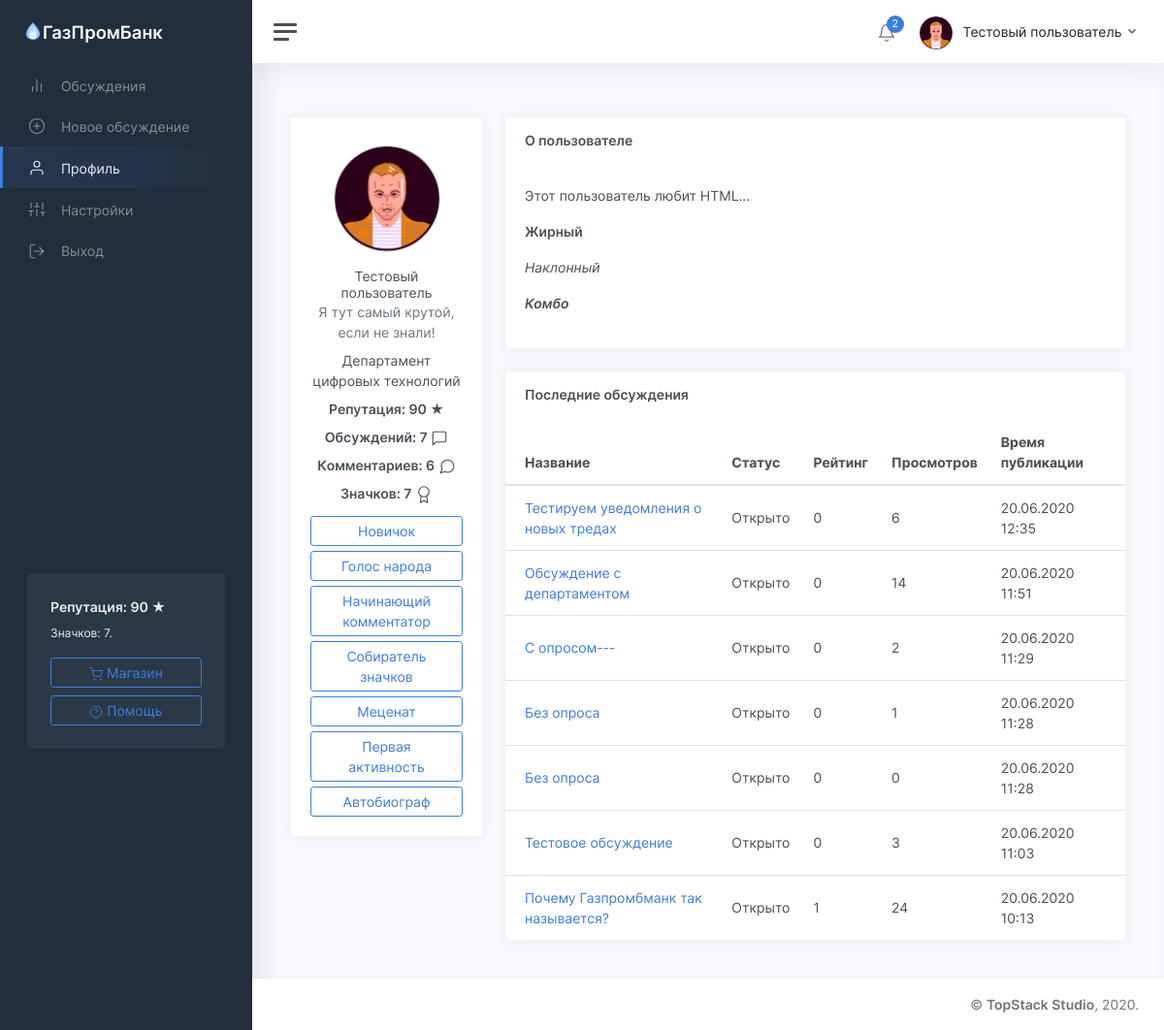
Screenshot of /profile/1 (signed in) with the database file from the repository.
### tables this page shows
CREATE TABLE "users" (
	"id"	INTEGER NOT NULL UNIQUE,
	"password"	TEXT NOT NULL,
	"email"	TEXT NOT NULL UNIQUE,
	"status"	TEXT NOT NULL,
	"rating"	INTEGER NOT NULL,
	"moderator"	INTEGER,
	"blocked"	INTEGER,
	"description"	TEXT,
	"name"	TEXT NOT NULL,
	"avatar"	INTEGER,
	"badges"	TEXT,
	"department"	TEXT,
	PRIMARY KEY("id")
);

CREATE TABLE "threads" (
	"id"	INTEGER NOT NULL UNIQUE,
	"owner"	INTEGER NOT NULL,
	"title"	TEXT NOT NULL,
	"content"	TEXT,
	"date"	INTEGER,
	"up"	INTEGER,
	"down"	INTEGER,
	"views"	INTEGER,
	"status"	TEXT,
	"department"	TEXT,
	PRIMARY KEY("id")
);

### app/views.py (the view)
@app.route('/profile/<identifier>')
def showProfile(identifier):
	user = getUser(session['id'])
	profile = getUser(identifier)
	for x in range(len(profile['badges'])):
		profile['badges'][x] = badgeTypes[profile['badges'][x]][0]
	if profile:
		return render_template('profile.html', profile=profile, user=user, threads=getThreadsByUser(identifier), stats=getStats(identifier))
	else:
		return redirect('/threads?from=profile')

### app/functions.py (called while the page is built)
def getUser(identifier):
	conn = sqlite3.connect(db_path)
	conn.row_factory = sqlite3.Row
	cursor = conn.cursor()
	cursor.execute('SELECT * FROM users where id="%s"' % identifier)
	user = cursor.fetchone()
	if user:
		user = dict(user)
		user['badges'] = json.loads(user['badges'])
		user['notifications'] = getNotifications(identifier)
	return user

def statusToText(status):
	return statuses[status]

def fromTimestamp(timestamp):
	return datetime.utcfromtimestamp(timestamp + 3600 * 3).strftime('%d.%m.%Y %H:%M')

def getThreadsByUser(identifier):
	conn = sqlite3.connect(db_path)
	conn.row_factory = sqlite3.Row
	cursor = conn.cursor()
	cursor.execute('SELECT id, title, date, up, down, status, views FROM threads WHERE owner=%s ORDER BY date DESC' % identifier)
	threads = cursor.fetchall()
	for x in range(len(threads)):
		threads[x] = dict(threads[x])
		threads[x]['status'] = statusToText(threads[x]['status'])
		threads[x]['date'] = fromTimestamp(threads[x]['date'])
	return threads

def getNotifications(user_id):
	conn = sqlite3.connect(db_path)
	conn.row_factory = sqlite3.Row
	cursor = conn.cursor()
	cursor.execute('SELECT * FROM notifications WHERE owner=%s' % user_id)
	notifications = cursor.fetchall()
	for x in range(len(notifications)):
		notifications[x] = dict(notifications[x])
		notifications[x]['date'] = fromTimestamp(notifications[x]['date'])
	notifications.reverse()
	return notifications

def getStats(user_id):
	conn = sqlite3.connect(db_path)
	cursor = conn.cursor()
	cursor.execute('SELECT COUNT(*) FROM threads WHERE owner=%s' % user_id)
	threads = cursor.fetchone()[0]
	cursor.execute('SELECT COUNT(*) FROM comments WHERE owner=%s' % user_id)
	comments = cursor.fetchone()[0]
	return (threads, comments)

### app/views.py (called while the page is built)
@app.before_request
def checkAuth():
	if request.path in ['/', '/login', '/register', '/forgot'] or request.path.startswith('/reset'):
		if 'id' in session.keys():
			if getUser(session['id'])['blocked']:
				del session['id']
				return redirect('/login')
			return redirect('/threads')
	else:
		if 'id' not in session.keys():
			return redirect('/login')

### templates/profile.html (shortened to what this page needs)
<!DOCTYPE html>
<html lang="ru">
	<head>
		<link href="/static/css/app.css" rel="stylesheet">
	</head>
	<body>
		<div class="wrapper">
			<nav id="sidebar" class="sidebar">
				<div class="sidebar-content js-simplebar">
					<a class="sidebar-brand" href="index.html">
					<span class="align-middle"><img src="/static/img/icons/favicon.png" style="width: 20px; margin-bottom: 5px;"><div style="display: inline-block;">ГазПромБанк</div></span>
					</a>
					<ul class="sidebar-nav">
						<li class="sidebar-item">
							<a class="sidebar-link" href="/threads">
							<i class="align-middle" data-feather="bar-chart-2"></i> <span class="align-middle">Обсуждения</span>
							</a>
						</li>
						<li class="sidebar-item">
							<a class="sidebar-link" href="/threads/new">
							<i class="align-middle" data-feather="plus-circle"></i> <span class="align-middle">Новое обсуждение</span>
							</a>
						</li>
						<li class="sidebar-item {% if user.id == profile.id %}active{% endif %}">
							<a class="sidebar-link" href="/profile">
							<i class="align-middle" data-feather="user"></i> <span class="align-middle">Профиль</span>
							</a>
						</li>
						<li class="sidebar-item">
							<a class="sidebar-link" href="/settings">
							<i class="align-middle" data-feather="sliders"></i> <span class="align-middle">Настройки</span>
							</a>
						</li>
						<li class="sidebar-item">
							<a class="sidebar-link" href="/logout">
							<i class="align-middle" data-feather="log-out"></i> <span class="align-middle">Выход</span>
							</a>
						</li>
					</ul>
					<div class="sidebar-cta">
						<div class="sidebar-cta-content">
							<strong class="d-inline-block mb-2">Репутация: {{user.rating}} &#9733;</strong>
							<div class="mb-3 text-sm">
								Значков: {{user.badges.__len__()}}.
							</div>
							<a href="/shop" class="btn btn-outline-primary btn-block"><i data-feather="shopping-cart"></i> Магазин</a>
							<a href="/about/reputation" class="btn btn-outline-primary btn-block"><i data-feather="help-circle"></i> Помощь</a>
						</div>
					</div>
				</div>
			</nav>
			<div class="main">
				<nav class="navbar navbar-expand navbar-light navbar-bg">
					<a class="sidebar-toggle d-flex">
					<i class="hamburger align-self-center"></i>
					</a>
					<div class="navbar-collapse collapse">
						<ul class="navbar-nav navbar-align">
							<li class="nav-item dropdown">
								<a class="nav-icon dropdown-toggle" href="#" id="alertsDropdown" data-toggle="dropdown">
									<div class="position-relative">
										<i class="align-middle" data-feather="bell"></i>
										<span class="indicator">{{user.notifications.__len__()}}</span>
									</div>
								</a>
							</li>
							<li class="nav-item dropdown">
								<a class="nav-link dropdown-toggle d-none d-sm-inline-block" href="#" data-toggle="dropdown">
								<img src="/static/img/avatars/{{user.avatar}}.png" class="avatar img-fluid rounded mr-1"/> <span class="text-dark">{{user.name}}</span>
								</a>
							</li>
						</ul>
					</div>
				</nav>
	            <main class="content">
	               <div class="container-fluid p-0">
	                  <div class="row">
	                     <div class="col-md-4 col-xl-3">
	                        <div class="card mb-3">
	                           <div class="card-body text-center">
	                              <img src="/static/img/avatars/{{profile.avatar}}.png" class="img-fluid rounded-circle mb-2" width="128" height="128" />
	                              <h5 class="card-title mb-0">{{profile.name}}</h5>
	                              <div class="text-muted mb-2">{{profile.status}}</div>
								  <a class="d-inline-block mb-2">{{profile.department}}</a>
								  <strong class="d-inline-block mb-2">Репутация: {{profile.rating}} &#9733;</strong>
								  <strong class="d-inline-block mb-2">Обсуждений: {{stats[0]}} <i data-feather="message-square"></i></strong>
								  <strong class="d-inline-block mb-2">Комментариев: {{stats[1]}} <i data-feather="message-circle"></i></strong>
								  <strong class="d-inline-block mb-2">Значков: {{profile.badges.__len__()}} <i data-feather="award"></i></strong>
								  {% for badge in profile.badges %}
								  	<button type="button" class="btn btn-outline-primary" style="margin-top: 5px; width: 100%;">{{badge}}</button>
								  {% endfor %}
	                            </div>
	                        </div>
	                     </div>
						<div class="col-md-8 col-xl-9">
							<div class="card flex-fill">
								<div class="card-header">
									<h5 class="card-title mb-0"><b>О пользователе{% if profile.moderator %} (&#9733; <u>модератор</u> &#9733;){% endif %}</b></h5>
								</div>
								<div class="card-body">
									{{profile.description | safe}}
								</div>
							</div>
							<div class="card flex-fill">
								<div class="card-header">
									<h5 class="card-title mb-0"><b>Последние обсуждения</b></h5>
								</div>
								<table class="table table-hover my-0">
									{% if threads %}
										<thead>
											<tr>
												<th>Название</th>
												<th class="d-none d-md-table-cell">Статус</th>
												<th>Рейтинг</th>
												<th class="d-none d-md-table-cell">Просмотров</th>
												<th class="d-none d-md-table-cell">Время публикации</th>
											</tr>
										</thead>
										<tbody>
											{% for thread in threads %}
												<tr>
													<td><a href="/thread/{{thread.id}}">{{thread.title}}</a></td>
													<td class="d-none d-md-table-cell">{{thread.status}}</td>
													<td>{{thread.up - thread.down}}</td>
													<td class="d-none d-md-table-cell">{{thread.views}}</td>
													<td class="d-none d-md-table-cell">{{thread.date}}</td>
												</tr>
											{% endfor %}
										</tbody>
									{% endif %}
								</table>
							</div>
						</div>
	                  </div>
	               </div>
	            </main>
				<footer class="footer">
					<div class="container-fluid">
						<div class="row text-muted">
							<div class="col-12 text-right">
								<p class="mb-0">
									<a href="https://topstack.dev" class="text-muted">&copy; <strong>TopStack Studio</strong></a>, 2020.
								</p>
							</div>
						</div>
					</div>
				</footer>
			</div>
		</div>
	</body>
</html>

### rows the page displays
users: rating "90", name "Тестовый пользователь", status "Я тут самый крутой, если не знали!", department "Департамент цифровых технологий", description "Этот пользователь любит HTML... Жирный Наклонный Комбо"
threads: title "Тестируем уведомления о новых тредах", status "Открыто", thread.up-thread.down "0", views "6", date "20.06.2020 12:35"
threads: title "Обсуждение с департаментом", status "Открыто", thread.up-thread.down "0", views "14", date "20.06.2020 11:51"
threads: title "С опросом---", status "Открыто", thread.up-thread.down "0", views "2", date "20.06.2020 11:29"
threads: title "Без опроса", status "Открыто", thread.up-thread.down "0", views "1", date "20.06.2020 11:28"
threads: title "Без опроса", status "Открыто", thread.up-thread.down "0", views "0", date "20.06.2020 11:28"
threads: title "Тестовое обсуждение", status "Открыто", thread.up-thread.down "0", views "3", date "20.06.2020 11:03"
threads: title "Почему Газпромбманк так называется?", status "Открыто", thread.up-thread.down "1", views "24", date "20.06.2020 10:13"

### other values shown
{{ user.badges.__len__() }} "7"
{{ user.notifications.__len__() }} "2"
{{ stats[0] }} "7"
{{ stats[1] }} "6"
{{ profile.badges.__len__() }} "7"
{{ badge }} "Новичок" "Голос народа" "Начинающий комментатор" "Собиратель значков" "Меценат" "Первая активность" "Автобиограф"
